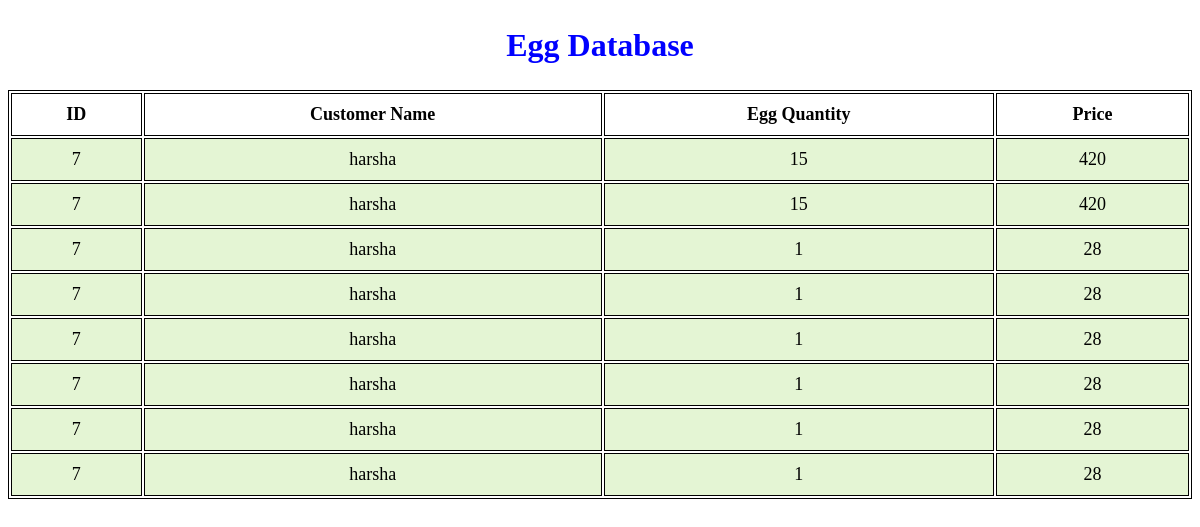
Screenshot of /login/home/Customer/egg.php with the database file from the repository.
### tables this page shows
CREATE TABLE `egg` (
  `id` int(2) NOT NULL,
  `Customer_name` varchar(15) NOT NULL,
  `Egg_quantity` int(5) NOT NULL,
  `price` int(5) NOT NULL
);

### login/home/Customer/egg.php (the view, shortened to what this page needs)
<?php
$server_name = 'localhost';
$username = 'root';
$password1 = '';
$database = 'dairy';
$db = new mysqli($server_name, $username, $password1, $database);
$sql = " SELECT * FROM egg ";
$result = $db->query($sql);
?>
<!DOCTYPE html>
<html lang="en">
<head>
</head>
<body>
	<section>
		<h1>Egg Database</h1>
		<table>
			<tr>
				<th>ID</th>
				<th>Customer Name</th>
				<th>Egg Quantity</th>
				<th>Price</th>
			</tr>
			<?php
				while($rows=$result->fetch_assoc())
				{
			?>
			<tr>
				<td><?php echo $rows['id'];?></td>
				<td><?php echo $rows['Customer_name'];?></td>
				<td><?php echo $rows['Egg_quantity'];?></td>
				<td><?php echo $rows['price'];?></td>
			</tr>
			<?php
				}
			?>
		</table>
	</section>
</body>
</html>

### login/home/Customer/egg.php (style rules this page uses)
table { margin: 0 auto; font-size: large; border: 1px solid black; width: 100%; }
h1 { text-align: center; color: blue; font-size: xx-large; font-family: 'Gill Sans', 'Gill Sans MT', ' Calibri', 'Trebuchet MS', 'sans-serif'; }
td { background-color: #E4F5D4; border: 1px solid black; }
th, td { font-weight: bold; border: 1px solid black; padding: 10px; text-align: center; }
td { font-weight: lighter; }

### rows the page displays
egg: id "7", Customer_name "harsha", Egg_quantity "15", price "420"
egg: id "7", Customer_name "harsha", Egg_quantity "15", price "420"
egg: id "7", Customer_name "harsha", Egg_quantity "1", price "28"
egg: id "7", Customer_name "harsha", Egg_quantity "1", price "28"
egg: id "7", Customer_name "harsha", Egg_quantity "1", price "28"
egg: id "7", Customer_name "harsha", Egg_quantity "1", price "28"
egg: id "7", Customer_name "harsha", Egg_quantity "1", price "28"
egg: id "7", Customer_name "harsha", Egg_quantity "1", price "28"
